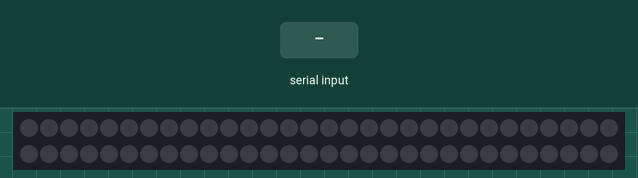
Recording of a sketch running on a simulated Arduino Uno, built with avr-gcc and run on an emulated ATmega328P. On the bench: 60 RGB LEDs in strip order, left to right, continuing on the next row. The inputs (shaded band) are chosen by the test bench. Dim RGB values are drawn brighter than linear.

Above: at 1.2 s.
1.3 s: "red" received over the second serial link
At 3.5 s:
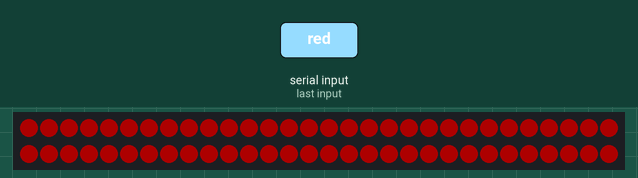
3.8 s: "orange" received over the second serial link
At 5.7 s:
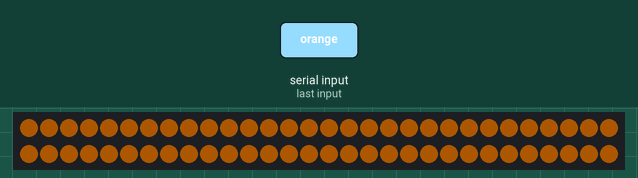
6.3 s: "yellow" received over the second serial link
At 7.6 s:
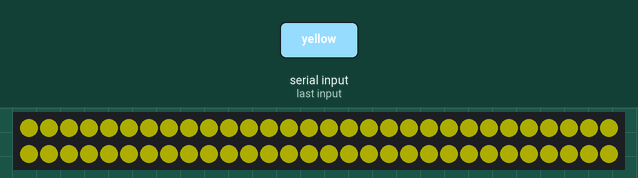
8.8 s: "green" received over the second serial link
At 10.7 s:
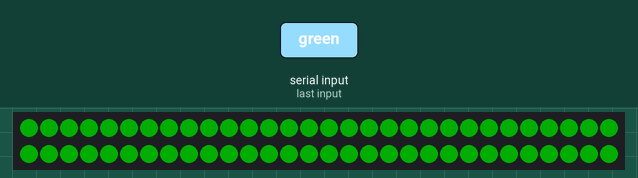
11.3 s: "blue" received over the second serial link
At 13.5 s:
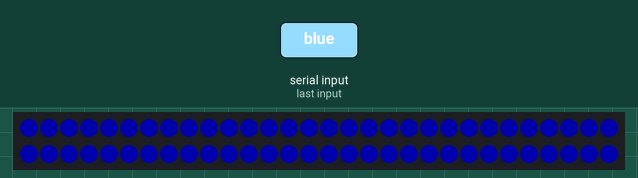
13.8 s: "lilac" received over the second serial link
At 15.7 s:
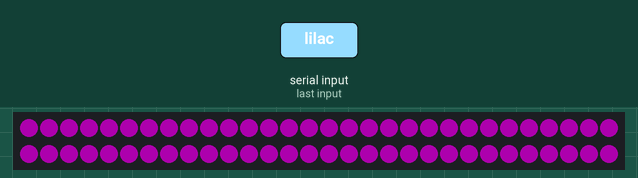
Timing chart, 0 to 17.2 s (numbered marks = the images above; inputs shaded):
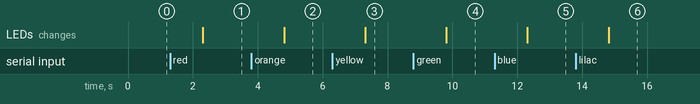

Measured:
- after the input at 1.3 s, the LEDs: change after 1.0 s (image 1)
- after the input at 3.8 s, the LEDs: change after 1.0 s (image 2)
- after the input at 6.3 s, the LEDs: change after 1.0 s (image 3)
- after the input at 8.8 s, the LEDs: change after 1.0 s (image 4)
- after the input at 11.3 s, the LEDs: change after 1.0 s (image 5)
- after the input at 13.8 s, the LEDs: change after 1.0 s (image 6)

The sketch:

lall.ino
```cpp
/*include and initialize bluetooth and LED strip*/
#include <SoftwareSerial.h>
SoftwareSerial BT(10,11);

#include <Adafruit_NeoPixel.h>
Adafruit_NeoPixel strip = Adafruit_NeoPixel(60, 6, NEO_GRB + NEO_KHZ800);

/*predefined colors + rainbowarray*/
uint32_t red = strip.Color(255, 0, 0);
uint32_t orange = strip.Color(255, 128, 0);
uint32_t yellow = strip.Color(255, 255, 0);
uint32_t green = strip.Color(0, 255, 0);
uint32_t blue = strip.Color(0, 0, 255);
uint32_t lilac = strip.Color(255, 0, 255);
uint32_t pink = strip.Color(255, 0, 128);
uint32_t white = strip.Color(255, 255, 255);
uint32_t off = strip.Color(0, 0, 0);
uint32_t rainbow[] = {
  red, orange, yellow, green, blue, lilac, pink, white};


void setup() {
  strip.begin();
  strip.setBrightness(50);
  strip.show();
  BT.begin(9600);
  BT.println("Connected");
}

void loop() {
  if (BT.available() > 0) {
    executeCommand(readUserInput());
  }
}

/*reads incoming serial user input*/
String readUserInput() {
  String text = BT.readString();
  text.toLowerCase();
  return text;
}

/*compares color or sets brightness*/
void executeCommand(String text) {
  if (isDigit(text.charAt(0)) && text.charAt(0) != '0') {
    strip.setBrightness(text.toInt());
    BT.println("Brightness set to " + text);
  }
  else if(text == "red"){
    setColorWholeStrip(red);
    BT.println("Red");
  }
  else if(text == "orange") {
    setColorWholeStrip(orange);
    BT.println("Orange");
  }
  else if(text == "yellow") {
    setColorWholeStrip(yellow);
    BT.println("Yellow");
  }
  else if(text == "green") {
    setColorWholeStrip(green);
    BT.println("Green");
  }
  else if(text == "blue") {
    setColorWholeStrip(blue);
    BT.println("Blue");
  }
  else if(text == "lilac") {
    setColorWholeStrip(lilac);
    BT.println("Lilac");
  }
  else if(text == "pink") {
    setColorWholeStrip(pink);
    BT.println("Pink");
  }
  else if(text == "white") {
    setColorWholeStrip(white);
    BT.println("White");
  }
  else if(text == "off") {
     setColorWholeStrip(off);
    BT.println("Off");
  }
  else if (text == "rainbow") {
    rainbowColor();
    BT.println("Rainbow");
  }
  else {
    BT.println("Invalid input");
  }
  strip.show();
}

/*sets all leds to chosen color*/
void setColorWholeStrip(uint32_t color) {
  for(int j = 0; j <= 60; j++) {
    strip.setPixelColor(j, color);
  }
}

/*rainbowColor*/
void rainbowColor() {
  int l = 0;
  for (int k = 0; k <= 60; k++) {
    strip.setPixelColor(k, rainbow[l]);
    l++;
    if (l == 8){
      l = 0;
    }
  }
}
```
